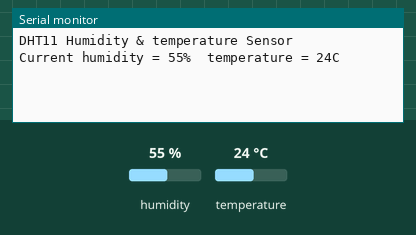
The sketch below on a simulated Arduino Uno, built with avr-gcc and run on an emulated ATmega328P. On the bench: the last lines printed to the serial monitor. The test bench sets the inputs (shaded band); at power-on: humidity 55 %, temperature 24 °C.

Above: at 2.7 s.
2.8 s: humidity set to 22 %
At 5.7 s:
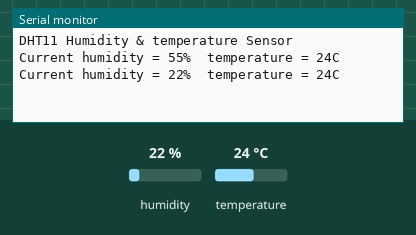
6.6 s: temperature set to 12 °C
At 8.9 s:
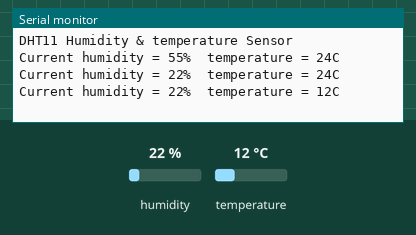
10.4 s: humidity set to 40 %
At 12.1 s:
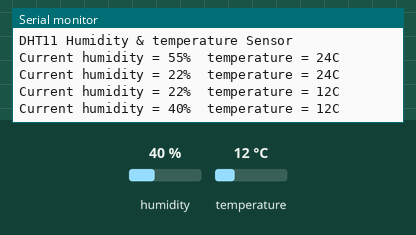
Timing chart, 0 to 13.6 s (numbered marks = the images above; inputs shaded):
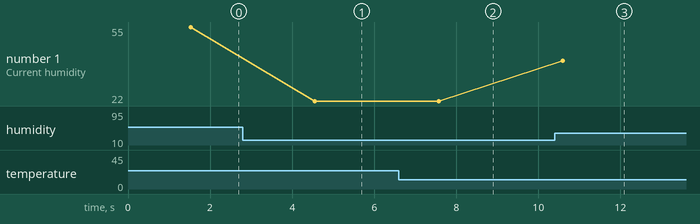

The sketch:

montage_1.ino
```cpp
// the lines preceded by "//" are just comments
#include <dht11.h>
#define dht_apin A0 // Analog Pin sensor is connected to

dht11 DHT;

void setup(){
  //start the serial comunication
  Serial.begin(9600);
  delay(500);//Delay to let system boot
  Serial.println("DHT11 Humidity & temperature Sensor\n\n");
  delay(1000);//Wait before accessing Sensor

}//end "setup()"

void loop(){
  //Start of Program

    DHT.read(dht_apin);
    // print the data read
    Serial.print("Current humidity = ");
    Serial.print(DHT.humidity);
    Serial.print("%  ");
    Serial.print("temperature = ");
    Serial.print(DHT.temperature);
    Serial.println("C  ");

    delay(3000);//Wait 3 seconds before accessing sensor again.

  //Fastest should be once every two seconds.

}// end loop(
```

Measured:
- after the input at 2.8 s, the serial monitor: prints a new line after 1.7 s (image 1)
- after the input at 6.6 s, the serial monitor: prints a new line after 0.97 s (image 2)
- after the input at 10.4 s, the serial monitor: prints a new line after 0.20 s (image 3)
- plotted number 1: 55 → 22 after the input at 2.8 s, 22 → 40 after the input at 10.4 s
